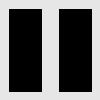
Frame 1 (no input)
Frame 60 (the mouse pressed at the canvas centre just before this capture): identical to frame 1, image omitted
Frame 120 (the mouse held since frame 60 and released just before this capture): identical to frame 1, image omitted

The Processing sketch that drew this single still picture (run headless with seeded random() and noise(); from frame 60 on, the mouse is pressed at the canvas centre):

// Processing sketch: A3_3
// ── A3_3.pde
/*
A3_3
Laurel O'Brien
laureljobrien@gmail.com
10/04/15
Make two shapes that change colour 
when the opposite shape is pressed.
*/

//initialize variables for fill() functions
float leftGrey;
float rightGrey;

//set background and stroke settings
void setup() 
{
  background(#e6e6e6); //light grey
  strokeWeight(3); //persistent thick stroke
}


//draw 2 triangles whose fill is changed if the opposite
//triangle is pressed. colour change occurs every frame and will
//not stop until the mouse press is released.
void draw() 
{
  fill(leftGrey);
  rect(10, 10, 30, 80); //left box
  
  fill(rightGrey);
  rect(60, 10, 30, 80); //right box
}


//check if mouse is pressed and if so,
//where in the window it is pressed
void mousePressed() 
{
  //if mouse horizontal position is between 10 and 40 inclusive,
  //AND mouse vertical position is between 10 and 90 inclusive:
  if (((mouseX > 9) && (mouseX < 41)) && ((mouseY > 9) && (mouseY < 91))) {
    rightGrey = random(0, 255); //make right box random grey value
  }
}
